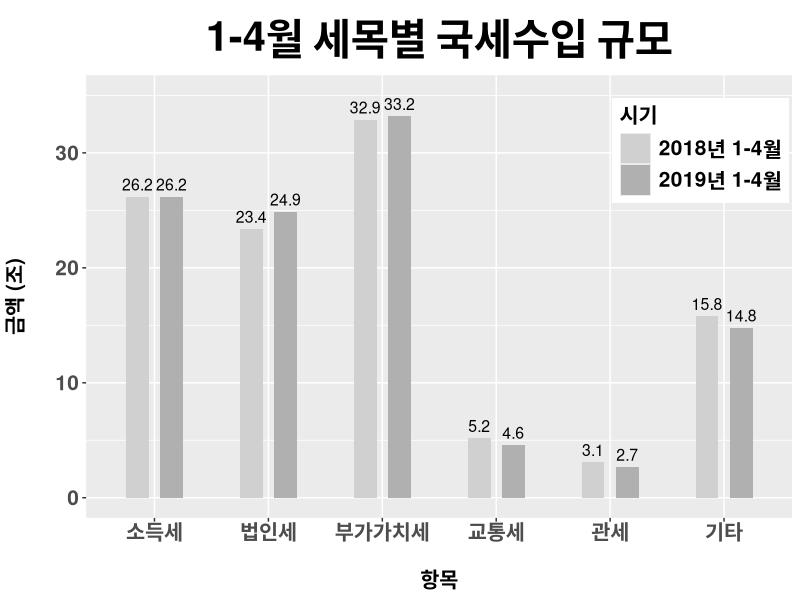
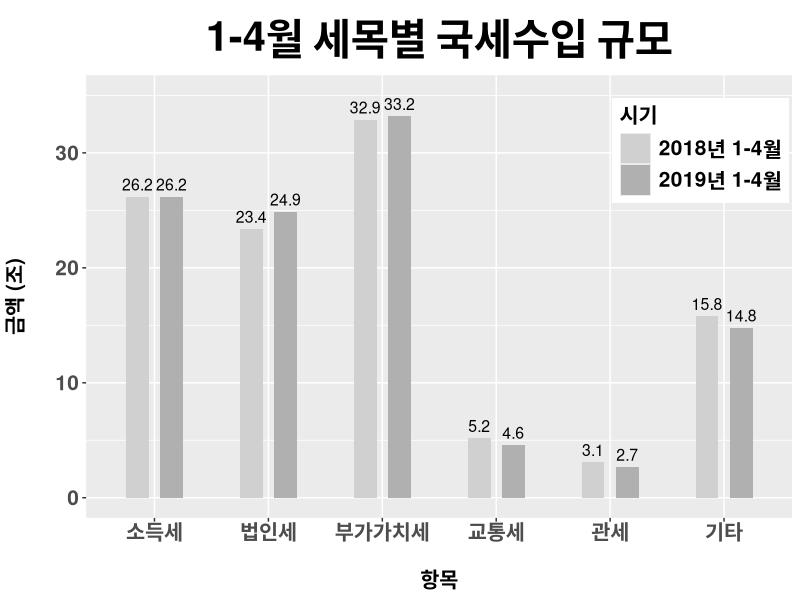

R code for these plots, in order:
library(ggplot2)

year2018 <- c(26.2, 23.4, 32.9, 5.2, 3.1, 15.8)
year2019 <- c(26.2, 24.9, 33.2, 4.6, 2.7, 14.8)

labels <- factor(c("소득세","법인세","부가가치세","교통세","관세","기타"),
                 levels = c("소득세","법인세","부가가치세","교통세","관세","기타"))

group <- factor(c("2018년 1-4월","2019년 1-4월"))

data <- data.frame(y = c(year2018, year2019),
                   labels = rep(labels, 2),
                   group = rep(group, each=length(year2018)))

p <- ggplot(data, aes(x=labels, y=y, fill=group)) + xlab("항목") + ylab("금액 (조)") + ggtitle("1-4월 세목별 국세수입 규모") +
    geom_bar(stat='identity', position = position_dodge(0.6), width=0.4)+
  scale_fill_manual("시기", values=c("#D0D0D0", "#B0B0B0"))+ylim(0, 35)+
  geom_text(data=data, aes(x=labels, y=y, label=y), vjust=-0.5, size=4, position=position_dodge(0.6))+
  theme(axis.title.x = element_text(size=15, face='bold', margin = margin(t = 20, r = 0, b = 0, l = 0)),
        axis.title.y = element_text(size=15, face='bold', margin = margin(t = 0, r = 20, b = 0, l = 0)),
        plot.title = element_text(size=30, hjust=0.5, face='bold', margin = margin(t = 10, r = 0, b = 10, l = 0)),
        legend.position=c(0.87, 0.83),
        legend.text = element_text(size=15, face='bold'),
        legend.title = element_text(size=15, face='bold'),
        legend.key.height = unit("0.8", "cm"),
        legend.key.size = unit("0.8", "cm"),
        axis.text = element_text(size=15, face='bold'))
        
  
p

ggsave("recharted_20190611.png", plot=p, width=10, height=7)
